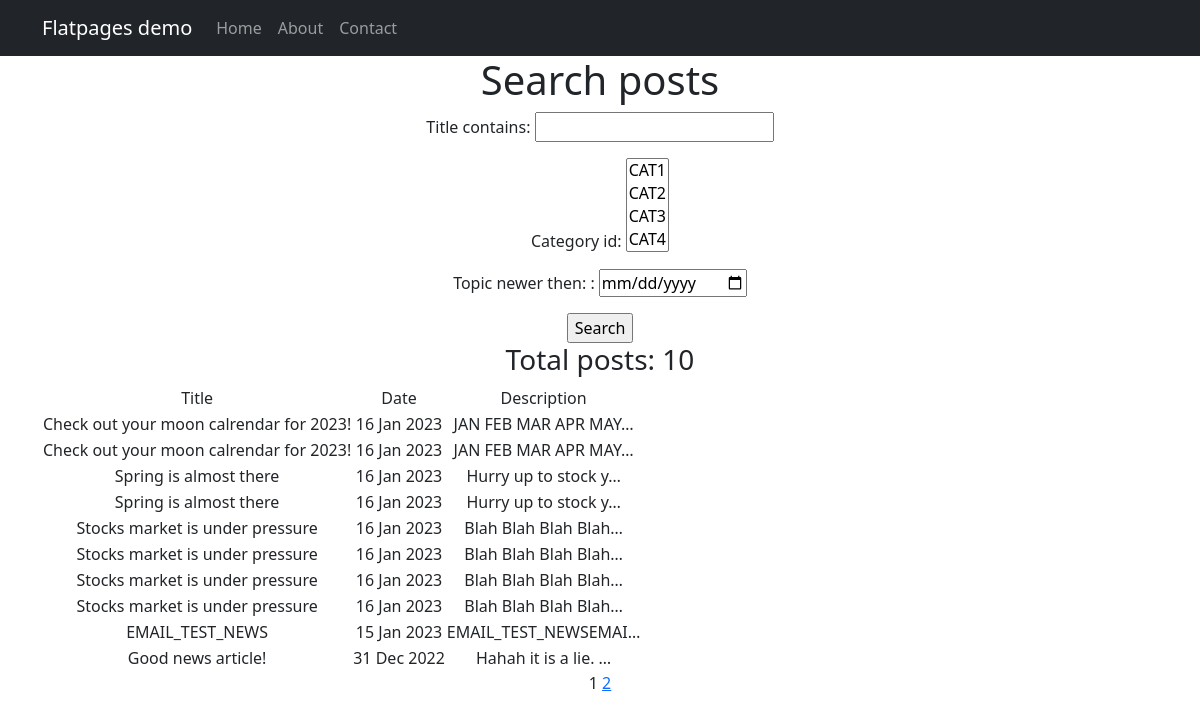
/posts/search/, run on the app's committed database.
### posts/models.py (models this page shows, shortened)
class Post(models.Model):
    NEWS = "NEWS"
    ARTICLE = "ARTCL"
    CATEGORIES = ((NEWS, "News articles"), (ARTICLE, "Articles"))
    author_id = models.ForeignKey(Author, on_delete=models.CASCADE)
    category_type = models.CharField(max_length=5, choices=CATEGORIES, default=NEWS)
    created_at = models.DateTimeField(auto_now_add=True)
    category_id = models.ManyToManyField(Category, through='PostCategory')
    title = models.CharField(max_length=128)
    text = models.TextField()
    rating = models.IntegerField(default=0)

### posts/views.py (the view)
# urls.py: path('search/', SearchList.as_view(), name='search_list'),
class SearchList(ListView):
    model = Post
    ordering = '-created_at'
    template_name = 'searchposts.html'
    context_object_name = 'posts'
    paginate_by = 10
    def get_queryset(self):
        queryset = super().get_queryset()
        self.filterset = SearchFilter(self.request.GET, queryset)
        return self.filterset.qs
    def get_context_data(self, **kwargs):
        context = super().get_context_data(**kwargs)
        context['filtersearch'] = self.filterset
        return context

### posts/models.py (called while the page is built)
    def __str__(self):
        return f'{self.name}'

### posts/templatetags/custom_filters.py (called while the page is built)
@register.filter()
def censorship(value):
    word = 'reallybadword'
    if not isinstance(value, str):
        raise ValueError(f"String is expected, got {type(value)}")
    for w in value.split():
        if w.lower() == word:
            value = value.replace(w, f"{w[0]}{'*' * (len(w) - 1)}")
    return value

### posts/templatetags/custom_tags.py (called while the page is built)
@register.simple_tag(takes_context=True)
def url_replace(context, **kwargs):
    d = context['request'].GET.copy()
    for k, v in kwargs.items():
        d[k] = v
    return d.urlencode()

### templates/searchposts.html (shortened to what this page needs)
{% extends 'flatpages/default.html' %}
{% load custom_tags %}
{% load custom_filters %}
{% block content %}
    <h1>Search posts</h1>
    <form action="" method="get">
        {{ filtersearch.form.as_p }}
 <input type="submit" value="Search"/>
    </form>
    {% if posts %}
        <h3>Total posts: {{ posts|length }}</h3>
        <table>
            <tr>
                <td>Title</td>
                <td>Date</td>
                <td>Description</td>
            </tr>
            {% for post in posts %}
                <tr>
                    <td>{{ post.title|censorship }}</td>
                    <td>{{ post.created_at|date:'d M Y' }}</td>
                    <td>{{ post.text|truncatechars:20|censorship }}</td>
                </tr>
            {% endfor %}
        </table>
    {% else %}
        <h2>No topics available</h2>
    {% endif %}
    {{ page_obj.number }}
    {% if page_obj.has_next %}
        <a href="?{% url_replace page=page_obj.next_page_number %}">{{ page_obj.next_page_number }}</a>
    {% endif %}
{% endblock content %}

### data on the page
Post: title|censorship "Check out your moon calrendar for 2023!", created_at "16 Jan 2023", text|censorship "JAN FEB MAR APR MAY…"
Post: title|censorship "Check out your moon calrendar for 2023!", created_at "16 Jan 2023", text|censorship "JAN FEB MAR APR MAY…"
Post: title|censorship "Spring is almost there", created_at "16 Jan 2023", text|censorship "Hurry up to stock y…"
Post: title|censorship "Spring is almost there", created_at "16 Jan 2023", text|censorship "Hurry up to stock y…"
Post: title|censorship "Stocks market is under pressure", created_at "16 Jan 2023", text|censorship "Blah Blah Blah Blah…"
Post: title|censorship "Stocks market is under pressure", created_at "16 Jan 2023", text|censorship "Blah Blah Blah Blah…"
Post: title|censorship "Stocks market is under pressure", created_at "16 Jan 2023", text|censorship "Blah Blah Blah Blah…"
Post: title|censorship "Stocks market is under pressure", created_at "16 Jan 2023", text|censorship "Blah Blah Blah Blah…"
Post: title|censorship "EMAIL_TEST_NEWS", created_at "15 Jan 2023", text|censorship "EMAIL_TEST_NEWSEMAI…"
Post: title|censorship "Good news article!", created_at "31 Dec 2022", text|censorship "Hahah it is a lie. …"

### other printed values
{{ posts|length }} "10"
{{ page_obj.number }} "1"
{{ page_obj.next_page_number }} "2"
